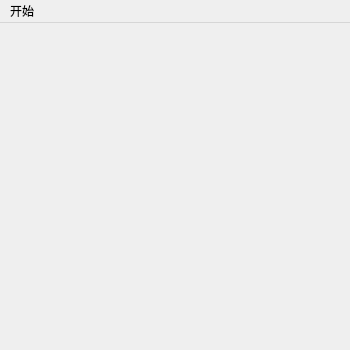
<?xml version="1.0" encoding="UTF-8"?>
<ui version="4.0">
 <class>MainScene</class>
 <widget class="QMainWindow" name="MainScene">
  <property name="geometry">
   <rect>
    <x>0</x>
    <y>0</y>
    <width>350</width>
    <height>350</height>
   </rect>
  </property>
  <property name="windowTitle">
   <string>MainScene</string>
  </property>
  <widget class="QWidget" name="centralwidget"/>
  <widget class="QMenuBar" name="menubar">
   <property name="geometry">
    <rect>
     <x>0</x>
     <y>0</y>
     <width>350</width>
     <height>21</height>
    </rect>
   </property>
   <widget class="QMenu" name="menu">
    <property name="title">
     <string>开始</string>
    </property>
    <addaction name="actionquit"/>
   </widget>
   <addaction name="menu"/>
  </widget>
  <action name="actionquit">
   <property name="text">
    <string>退出</string>
   </property>
  </action>
 </widget>
 <resources/>
 <connections/>
</ui>
